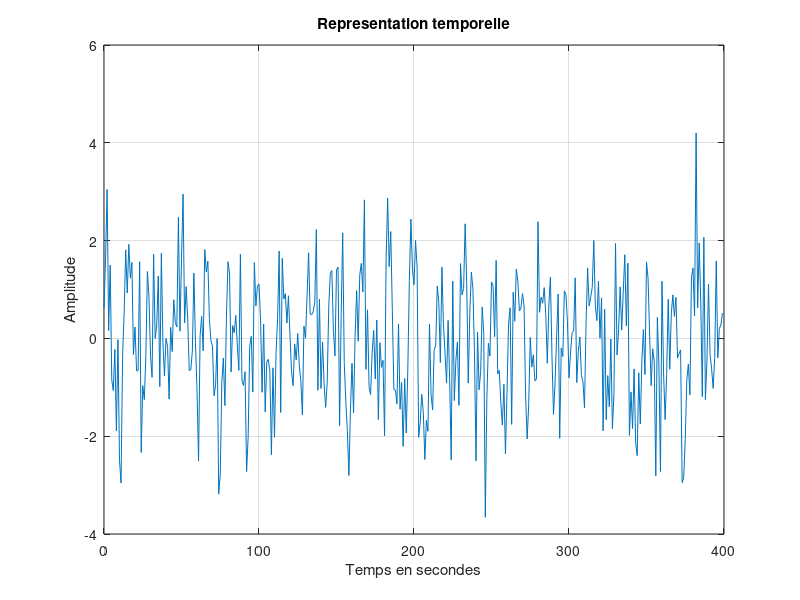
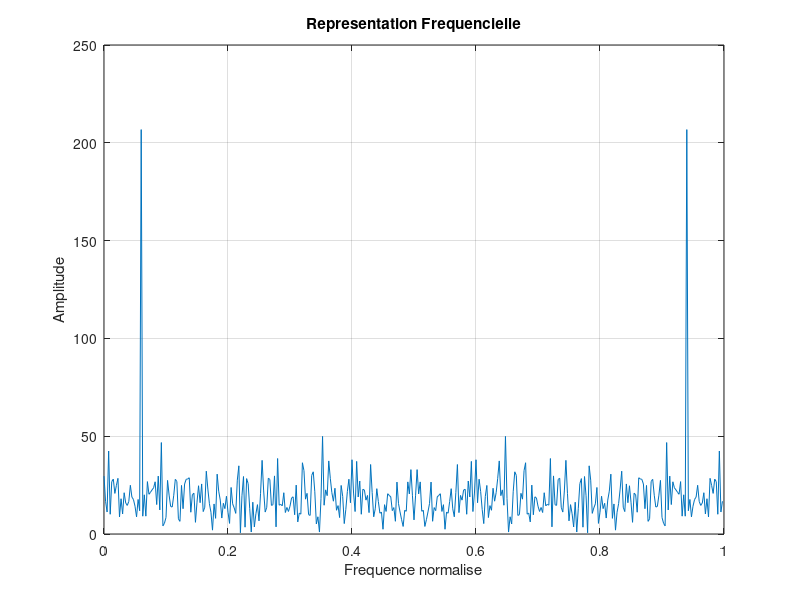

Reproduce these figures in MATLAB, in order.
load signal04
% fe=44100;
sound(x)

N = length(x);
n = 0:(N-1);

figure
plot(n,x)
grid

xlabel('Temps en secondes')
ylabel('Amplitude')
title('Representation temporelle')



X = fft(x);
Xm = abs(X);

% N = length(x);
% n = 0:(N-1);
v = n / N;

figure
plot(v,Xm)
grid

xlabel('Frequence normalise')
ylabel('Amplitude')
title('Representation Frequencielle')
